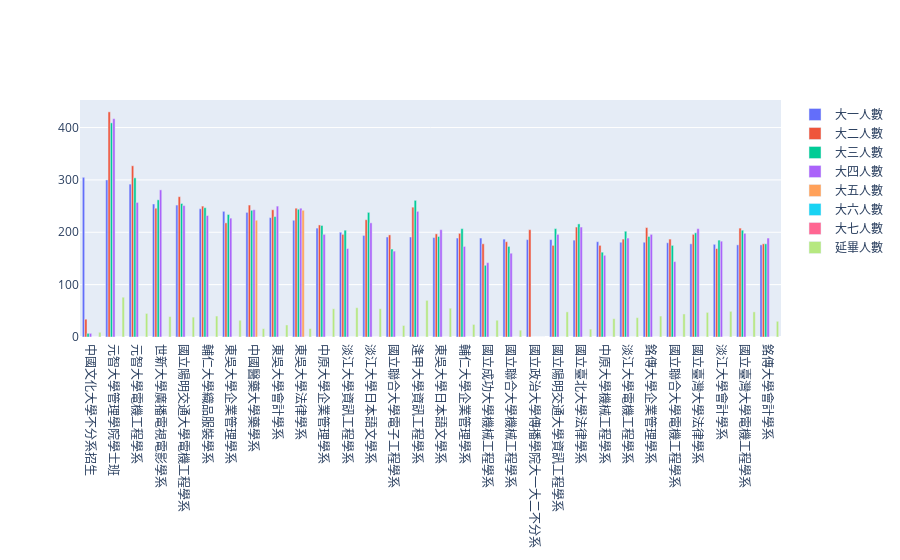

Here is the notebook cell this chart was saved with:
### Code cell
print(f"大一新生人數最多的前30名校系之各年級學生數量長條圖")

import plotly.graph_objects as go

fig = go.Figure()

fig.add_trace(go.Bar(name='大一人數', x=df['校系'], y=df['一年級總計']))
fig.add_trace(go.Bar(name='大二人數', x=df['校系'], y=df['二年級總計']))
fig.add_trace(go.Bar(name='大三人數', x=df['校系'], y=df['三年級總計']))
fig.add_trace(go.Bar(name='大四人數', x=df['校系'], y=df['四年級總計']))
fig.add_trace(go.Bar(name='大五人數', x=df['校系'], y=df['五年級總計']))
fig.add_trace(go.Bar(name='大六人數', x=df['校系'], y=df['六年級總計']))
fig.add_trace(go.Bar(name='大七人數', x=df['校系'], y=df['七年級總計']))
fig.add_trace(go.Bar(name='延畢人數', x=df['校系'], y=df['延修生總計']))

fig.update_layout(barmode='group')
fig.show()

### Figure 1 — Plotly figure (JSON) as saved in the notebook; plotly's stock layout.template omitted (floating-point values rounded to 4 significant figures)
{"data": [{"name": "大一人數", "type": "bar", "x": ["中國文化大學不分系招生", "元智大學管理學院學士班", "元智大學電機工程學系", "世新大學廣播電視電影學系", "國立陽明交通大學電機工程學系", "輔仁大學織品服裝學系", "東吳大學企業管理學系", "中國醫藥大學藥學系", "東吳大學會計學系", "東吳大學法律學系", "中原大學企業管理學系", "淡江大學資訊工程學系", "淡江大學日本語文學系", "國立聯合大學電子工程學系", "逢甲大學資訊工程學系", "東吳大學日本語文學系", "輔仁大學企業管理學系", "國立成功大學機械工程學系", "國立聯合大學機械工程學系", "國立政治大學傳播學院大一大二不分系", "國立陽明交通大學資訊工程學系", "國立臺北大學法律學系", "中原大學機械工程學系", "淡江大學電機工程學系", "銘傳大學企業管理學系", "國立聯合大學電機工程學系", "國立臺灣大學法律學系", "淡江大學會計學系", "國立臺灣大學電機工程學系", "銘傳大學會計學系"], "y": [305, 300, 292, 254, 252, 245, 240, 238, 228, 223, 208, 200, 194, 191, 191, 190, 189, 189, 187, 186, 186, 185, 182, 181, 181, 180, 178, 177, 176, 176]}, {"name": "大二人數", "type": "bar", "x": ["中國文化大學不分系招生", "元智大學管理學院學士班", "元智大學電機工程學系", "世新大學廣播電視電影學系", "國立陽明交通大學電機工程學系", "輔仁大學織品服裝學系", "東吳大學企業管理學系", "中國醫藥大學藥學系", "東吳大學會計學系", "東吳大學法律學系", "中原大學企業管理學系", "淡江大學資訊工程學系", "淡江大學日本語文學系", "國立聯合大學電子工程學系", "逢甲大學資訊工程學系", "東吳大學日本語文學系", "輔仁大學企業管理學系", "國立成功大學機械工程學系", "國立聯合大學機械工程學系", "國立政治大學傳播學院大一大二不分系", "國立陽明交通大學資訊工程學系", "國立臺北大學法律學系", "中原大學機械工程學系", "淡江大學電機工程學系", "銘傳大學企業管理學系", "國立聯合大學電機工程學系", "國立臺灣大學法律學系", "淡江大學會計學系", "國立臺灣大學電機工程學系", "銘傳大學會計學系"], "y": [34, 430, 327, 246, 268, 250, 218, 252, 243, 246, 214, 196, 224, 195, 248, 197, 198, 178, 182, 205, 175, 210, 175, 187, 209, 187, 196, 169, 208, 178]}, {"name": "大三人數", "type": "bar", "x": ["中國文化大學不分系招生", "元智大學管理學院學士班", "元智大學電機工程學系", "世新大學廣播電視電影學系", "國立陽明交通大學電機工程學系", "輔仁大學織品服裝學系", "東吳大學企業管理學系", "中國醫藥大學藥學系", "東吳大學會計學系", "東吳大學法律學系", "中原大學企業管理學系", "淡江大學資訊工程學系", "淡江大學日本語文學系", "國立聯合大學電子工程學系", "逢甲大學資訊工程學系", "東吳大學日本語文學系", "輔仁大學企業管理學系", "國立成功大學機械工程學系", "國立聯合大學機械工程學系", "國立政治大學傳播學院大一大二不分系", "國立陽明交通大學資訊工程學系", "國立臺北大學法律學系", "中原大學機械工程學系", "淡江大學電機工程學系", "銘傳大學企業管理學系", "國立聯合大學電機工程學系", "國立臺灣大學法律學系", "淡江大學會計學系", "國立臺灣大學電機工程學系", "銘傳大學會計學系"], "y": [7, 409, 304, 262, 255, 247, 234, 242, 230, 244, 213, 204, 238, 168, 261, 192, 207, 137, 173, 0, 207, 216, 162, 202, 192, 175, 199, 185, 204, 178]}, {"name": "大四人數", "type": "bar", "x": ["中國文化大學不分系招生", "元智大學管理學院學士班", "元智大學電機工程學系", "世新大學廣播電視電影學系", "國立陽明交通大學電機工程學系", "輔仁大學織品服裝學系", "東吳大學企業管理學系", "中國醫藥大學藥學系", "東吳大學會計學系", "東吳大學法律學系", "中原大學企業管理學系", "淡江大學資訊工程學系", "淡江大學日本語文學系", "國立聯合大學電子工程學系", "逢甲大學資訊工程學系", "東吳大學日本語文學系", "輔仁大學企業管理學系", "國立成功大學機械工程學系", "國立聯合大學機械工程學系", "國立政治大學傳播學院大一大二不分系", "國立陽明交通大學資訊工程學系", "國立臺北大學法律學系", "中原大學機械工程學系", "淡江大學電機工程學系", "銘傳大學企業管理學系", "國立聯合大學電機工程學系", "國立臺灣大學法律學系", "淡江大學會計學系", "國立臺灣大學電機工程學系", "銘傳大學會計學系"], "y": [7, 417, 257, 281, 251, 232, 227, 243, 250, 246, 196, 169, 218, 164, 240, 205, 173, 142, 160, 0, 196, 210, 156, 189, 196, 144, 207, 183, 198, 189]}, {"name": "大五人數", "type": "bar", "x": ["中國文化大學不分系招生", "元智大學管理學院學士班", "元智大學電機工程學系", "世新大學廣播電視電影學系", "國立陽明交通大學電機工程學系", "輔仁大學織品服裝學系", "東吳大學企業管理學系", "中國醫藥大學藥學系", "東吳大學會計學系", "東吳大學法律學系", "中原大學企業管理學系", "淡江大學資訊工程學系", "淡江大學日本語文學系", "國立聯合大學電子工程學系", "逢甲大學資訊工程學系", "東吳大學日本語文學系", "輔仁大學企業管理學系", "國立成功大學機械工程學系", "國立聯合大學機械工程學系", "國立政治大學傳播學院大一大二不分系", "國立陽明交通大學資訊工程學系", "國立臺北大學法律學系", "中原大學機械工程學系", "淡江大學電機工程學系", "銘傳大學企業管理學系", "國立聯合大學電機工程學系", "國立臺灣大學法律學系", "淡江大學會計學系", "國立臺灣大學電機工程學系", "銘傳大學會計學系"], "y": [0, 0, 0, 0, 0, 0, 0, 223, 0, 242, 0, 0, 0, 0, 0, 0, 0, 0, 0, 0, 0, 0, 0, 0, 0, 0, 0, 0, 0, 0]}, {"name": "大六人數", "type": "bar", "x": ["中國文化大學不分系招生", "元智大學管理學院學士班", "元智大學電機工程學系", "世新大學廣播電視電影學系", "國立陽明交通大學電機工程學系", "輔仁大學織品服裝學系", "東吳大學企業管理學系", "中國醫藥大學藥學系", "東吳大學會計學系", "東吳大學法律學系", "中原大學企業管理學系", "淡江大學資訊工程學系", "淡江大學日本語文學系", "國立聯合大學電子工程學系", "逢甲大學資訊工程學系", "東吳大學日本語文學系", "輔仁大學企業管理學系", "國立成功大學機械工程學系", "國立聯合大學機械工程學系", "國立政治大學傳播學院大一大二不分系", "國立陽明交通大學資訊工程學系", "國立臺北大學法律學系", "中原大學機械工程學系", "淡江大學電機工程學系", "銘傳大學企業管理學系", "國立聯合大學電機工程學系", "國立臺灣大學法律學系", "淡江大學會計學系", "國立臺灣大學電機工程學系", "銘傳大學會計學系"], "y": [0, 0, 0, 0, 0, 0, 0, 0, 0, 0, 0, 0, 0, 0, 0, 0, 0, 0, 0, 0, 0, 0, 0, 0, 0, 0, 0, 0, 0, 0]}, {"name": "大七人數", "type": "bar", "x": ["中國文化大學不分系招生", "元智大學管理學院學士班", "元智大學電機工程學系", "世新大學廣播電視電影學系", "國立陽明交通大學電機工程學系", "輔仁大學織品服裝學系", "東吳大學企業管理學系", "中國醫藥大學藥學系", "東吳大學會計學系", "東吳大學法律學系", "中原大學企業管理學系", "淡江大學資訊工程學系", "淡江大學日本語文學系", "國立聯合大學電子工程學系", "逢甲大學資訊工程學系", "東吳大學日本語文學系", "輔仁大學企業管理學系", "國立成功大學機械工程學系", "國立聯合大學機械工程學系", "國立政治大學傳播學院大一大二不分系", "國立陽明交通大學資訊工程學系", "國立臺北大學法律學系", "中原大學機械工程學系", "淡江大學電機工程學系", "銘傳大學企業管理學系", "國立聯合大學電機工程學系", "國立臺灣大學法律學系", "淡江大學會計學系", "國立臺灣大學電機工程學系", "銘傳大學會計學系"], "y": [0, 0, 0, 0, 0, 0, 0, 0, 0, 0, 0, 0, 0, 0, 0, 0, 0, 0, 0, 0, 0, 0, 0, 0, 0, 0, 0, 0, 0, 0]}, {"name": "延畢人數", "type": "bar", "x": ["中國文化大學不分系招生", "元智大學管理學院學士班", "元智大學電機工程學系", "世新大學廣播電視電影學系", "國立陽明交通大學電機工程學系", "輔仁大學織品服裝學系", "東吳大學企業管理學系", "中國醫藥大學藥學系", "東吳大學會計學系", "東吳大學法律學系", "中原大學企業管理學系", "淡江大學資訊工程學系", "淡江大學日本語文學系", "國立聯合大學電子工程學系", "逢甲大學資訊工程學系", "東吳大學日本語文學系", "輔仁大學企業管理學系", "國立成功大學機械工程學系", "國立聯合大學機械工程學系", "國立政治大學傳播學院大一大二不分系", "國立陽明交通大學資訊工程學系", "國立臺北大學法律學系", "中原大學機械工程學系", "淡江大學電機工程學系", "銘傳大學企業管理學系", "國立聯合大學電機工程學系", "國立臺灣大學法律學系", "淡江大學會計學系", "國立臺灣大學電機工程學系", "銘傳大學會計學系"], "y": [9, 76, 45, 39, 38, 40, 32, 16, 23, 16, 54, 56, 54, 22, 70, 55, 24, 32, 13, 0, 48, 15, 35, 37, 40, 44, 47, 49, 48, 30]}], "layout": {"barmode": "group"}}
